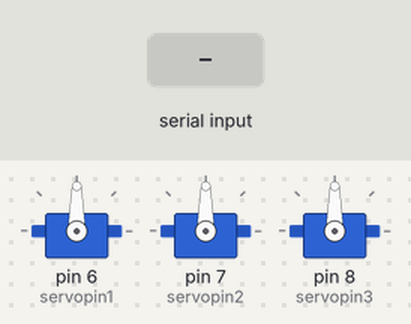
The sketch below on a simulated Arduino Uno, built with avr-gcc and run on an emulated ATmega328P. Parts: 3 × servo. The test bench sets the inputs (shaded band).

Above: at 1.2 s.
1.3 s: "11" received over Serial
At 3.2 s:
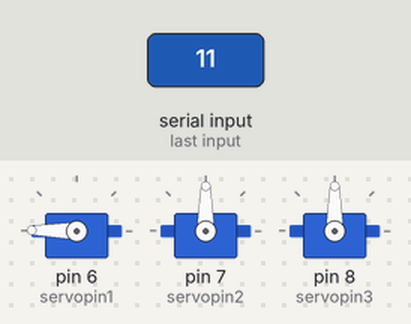
3.6 s: "10" received over Serial
At 4.05 s:
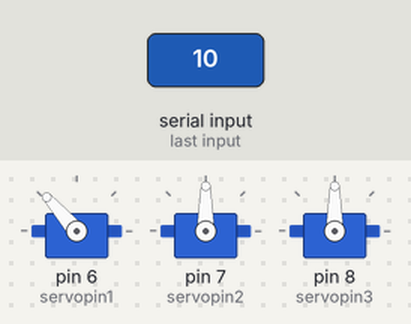
5.9 s: "21" received over Serial
At 7.9 s:
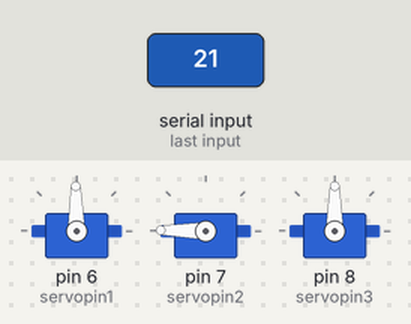
8.2 s: "20" received over Serial
At 8.65 s:
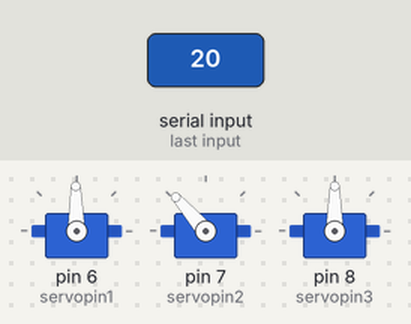
10.5 s: "31" received over Serial
At 12.5 s:
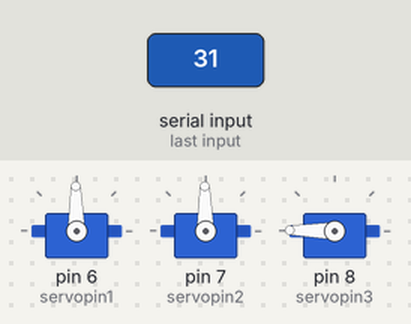
12.8 s: "30" received over Serial
At 13.25 s:
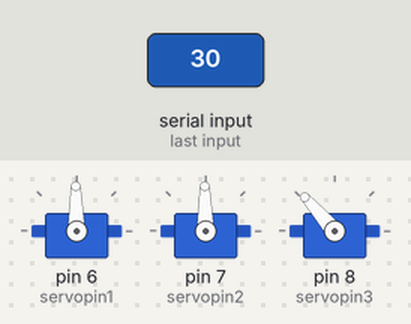
Timing chart, 0 to 15.8 s (numbered marks = the images above; inputs shaded):
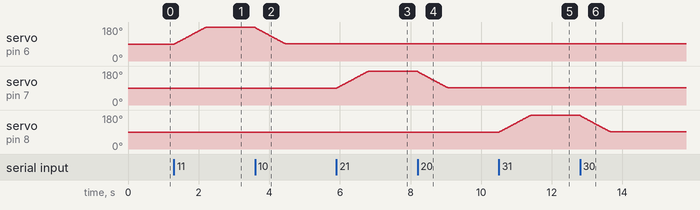

The sketch:

5__26__123___.ino
```cpp
#include <Servo.h>

Servo servo1;
Servo servo2;
Servo servo3;

int servopin1 = 6;
int angle1=0;

int servopin2 = 7;
int angle2 = 0;

int servopin3 = 8;
int angle3 = 0;


int button1 = 0;
int button2 = 0;
int button3 = 0;

unsigned long current_time1 ;
unsigned long current_time2 ;
unsigned long current_time3 ;

String thisChar = "";

void setup() {
  // put your setup code here, to run once:
  Serial.begin(9600);
  servo1.attach(servopin1);
  servo2.attach(servopin2);
  servo3.attach(servopin3);
}


void close1(unsigned long prev_time)
{
  unsigned long current_time11 = millis();

   if(current_time11 - prev_time > 30000)
   {
    button1 = 0;
    for (angle1 = 175 ; angle1 > 90 ; angle1--)
      {
        servo1.write(angle1);
        delay(10);
      }
    }
}

void close2(unsigned long prev_time)
{
  unsigned long current_time22 = millis();
  if(current_time22 - prev_time > 30000)
  {
    button2 = 0;
    for (angle2 = 175 ; angle2 > 90 ; angle2--)
      {
        servo2.write(angle2);
        delay(10);
      }
    }
}
void close3(unsigned long prev_time)
{
  unsigned long current_time33 = millis();
   if(current_time33 - prev_time > 30000)
   {
    button3 = 0;
    for (angle3 = 175 ; angle3 > 90 ; angle3--)
      {
        servo3.write(angle3);
        delay(10);
      }
   }
}


void loop()
{
  if(button1 ==1 )
  {
    close1(current_time1);
  }
   if(button2 ==1 )
  {
    close2(current_time2);
  }
   if(button3 ==1 )
  {
    close3(current_time3);
  }
  if (Serial.available() > 0)
  {
    thisChar += (char)Serial.read();
    //Serial.write(thisChar);
     if(thisChar == "11")
    {
      for (angle1 = 90 ; angle1 < 180 ; angle1++)
      {
        servo1.write(angle1);
        delay(10);
      }
      current_time1 = millis();
      button1 = 1;
      thisChar ="";
    }
    if(thisChar == "10")
    {
      for (angle1 = 175 ; angle1 > 90 ; angle1--)
      {
        servo1.write(angle1);
        delay(10);
      }
      button1 = 0;
      thisChar ="";
    }

    if(thisChar == "21")
    {
      for (angle2 = 90 ; angle2 < 180 ; angle2++)
      {
        servo2.write(angle2);
        delay(10);
      }
      current_time2 = millis();
      button2 = 1;
      thisChar ="";
    }
    if(thisChar == "20")
    {
      for (angle2 = 175 ; angle2 > 90 ; angle2--)
      {
        servo2.write(angle2);
        delay(10);
      }
      button2 = 0;
      thisChar ="";
    }

    if(thisChar == "31")
    {
      for (angle3 = 90 ; angle3 < 180 ; angle3++)
      {
        servo3.write(angle3);
        delay(10);
      }
      current_time3 = millis();
      button3 = 1;
      thisChar ="";
    }

    if(thisChar == "30")
    {
      for (angle3 = 175 ; angle3 > 90 ; angle3--)
      {
        servo3.write(angle3);
        delay(10);
      }
      button3 = 0;
      thisChar ="";
    }//end of thisCar == 30

  }//end of if (Serial.available() > 0)
}// end of loop
```

Measured:
- after the input at 1.3 s, servo on pin 6 (servopin1): moves from 90° to 179° over 0.89 s, starting at once
- after the input at 3.6 s, servo on pin 6 (servopin1): moves from 179° to 91° over 0.85 s, starting at once
- after the input at 5.9 s, servo on pin 7 (servopin2): moves from 90° to 179° over 0.89 s, starting at once
- after the input at 8.2 s, servo on pin 7 (servopin2): moves from 179° to 91° over 0.85 s, starting at once
- after the input at 10.5 s, servo on pin 8 (servopin3): moves from 90° to 179° over 0.89 s, starting at once
- after the input at 12.8 s, servo on pin 8 (servopin3): moves from 179° to 91° over 0.85 s, starting at once
